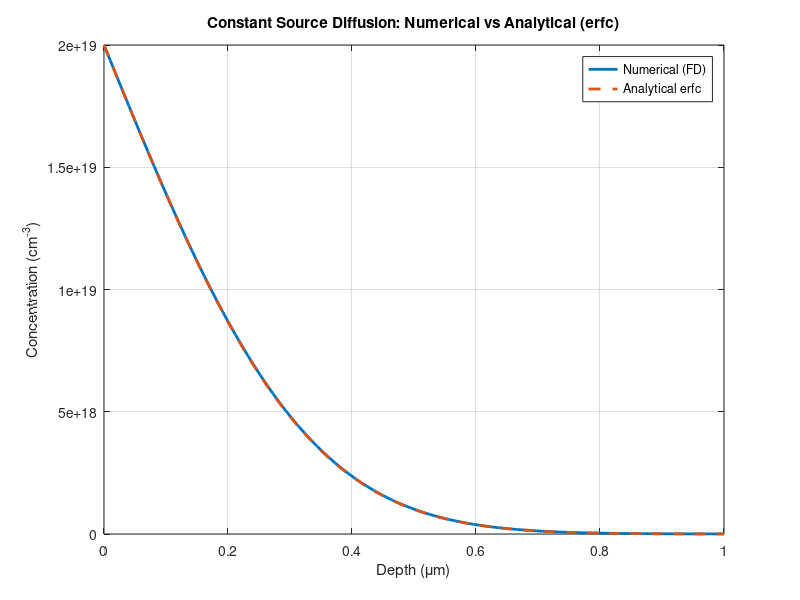
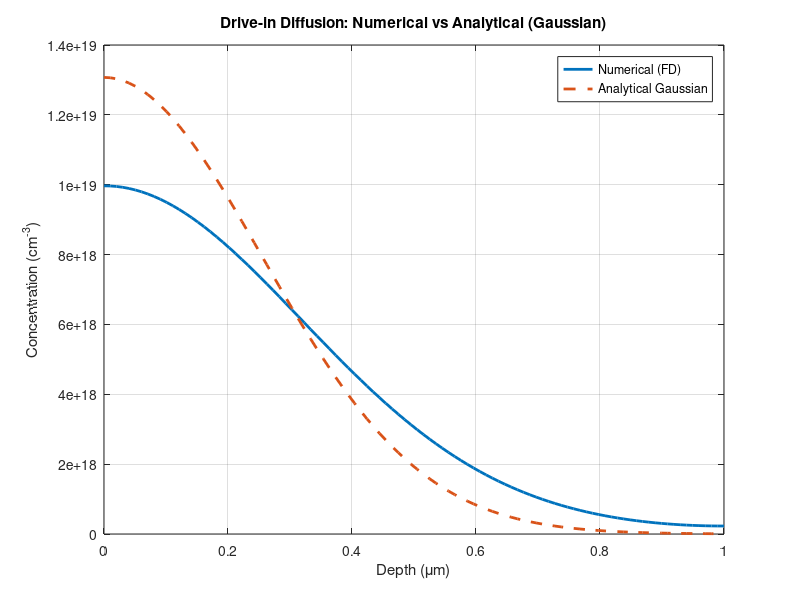
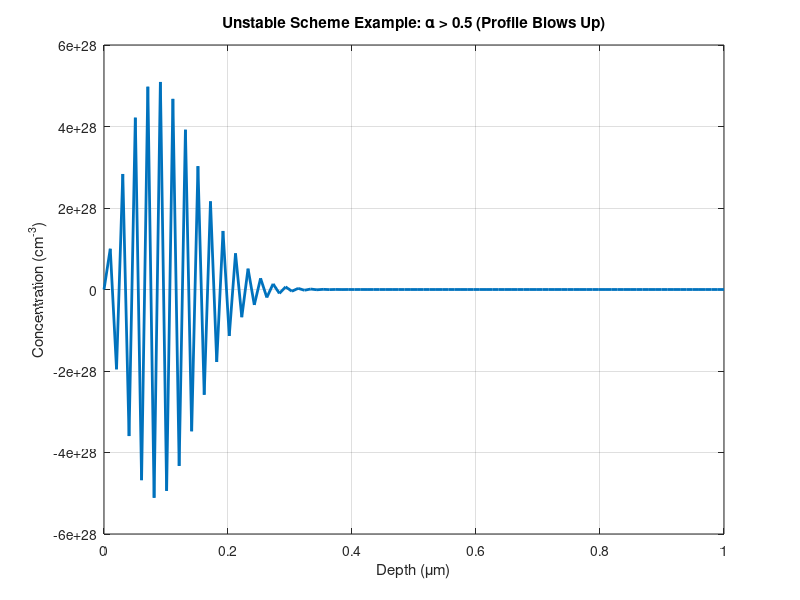

The MATLAB source for these figures, in order:
%% Atomistic Diffusion Model - Finite Difference Implementation
% Based on: mini project brief (Berwick) and Eq. 7.40 (constant D)
clear; clc; close all;

%% Common parameters
N = 100;                 % number of grid points
L = 1e-4;                % total depth (cm), ~1 µm
x = linspace(0, L, N);   % depth vector
dx = x(2) - x(1);

D = 3e-14;               % diffusion coefficient (cm^2/s) - choose reasonable value

% Stability parameter for explicit scheme:
% alpha = D * dt / dx^2  must be <= 0.5 for stability
alpha = 0.4;                     % choose stable value
dt = alpha * dx^2 / D;           % time step from chosen alpha

Cs = 2e19;               % constant surface concentration (cm^-3)
nSteps_const = 800;      % iterations for constant source
nSteps_drive = 800;      % iterations for drive-in

%% 1. CONSTANT SOURCE DIFFUSION (Eq. 7.40, constant D)
% Initial condition: "delta-like" at surface, as in the brief
C_const = zeros(1, N);
C_const(1:2) = Cs;

for n = 1:nSteps_const
    C_new = C_const;
    
    % Left boundary: constant source (Dirichlet)
    C_new(1) = Cs;
    
    % Interior points: explicit finite difference for dC/dt = D d2C/dx2
    for i = 2:N-1
        C_new(i) = C_const(i) + alpha * (C_const(i+1) - 2*C_const(i) + C_const(i-1));
    end
    
    % Right boundary: zero-flux (Neumann) -> dC/dx = 0
    C_new(N) = C_new(N-1);
    
    C_const = C_new;
end

t_const = nSteps_const * dt;

% Analytical constant-source (erfc) for comparison
C_erfc = Cs * erfc( x ./ (2*sqrt(D * t_const)) );

% Plot: Constant source diffusion
figure;
plot(x * 1e4, C_const, 'LineWidth', 2); hold on;
plot(x * 1e4, C_erfc, '--', 'LineWidth', 2);
xlabel('Depth (\mum)');
ylabel('Concentration (cm^{-3})');
title('Constant Source Diffusion: Numerical vs Analytical (erfc)');
legend('Numerical (FD)', 'Analytical erfc', 'Location', 'northeast');
grid on;


%% 2. DRIVE-IN DIFFUSION (from limited source)
% Use the final constant-source profile as the initial "dose" for drive-in.
% Now remove the constant source: total dopant should be (approximately) conserved.
C_drive = C_const;      

% Initial total dose Q (cm^-2)
Q_initial = sum(C_drive) * dx;

for n = 1:nSteps_drive
    C_new = C_drive;
    
    % Left boundary: zero-flux (no new dopant in or out at surface)
    % dC/dx = 0  -> C(1) = C(2)
    C_new(1) = C_drive(2);
    
    % Interior points
    for i = 2:N-1
        C_new(i) = C_drive(i) + alpha * (C_drive(i+1) - 2*C_drive(i) + C_drive(i-1));
    end
    
    % Right boundary: zero-flux
    C_new(N) = C_drive(N-1);
    
    C_drive = C_new;
end

t_drive = nSteps_drive * dt;

% Total dose after drive-in (should be ~constant)
Q_final = sum(C_drive) * dx;

% Analytical Gaussian (limited source) using conserved Q
Q = Q_initial;  % use numerical dose from pre-deposition
C_gauss = (Q ./ sqrt(pi * D * t_drive)) .* exp( - x.^2 ./ (4 * D * t_drive) );

% Plot: Drive-in diffusion
figure;
plot(x * 1e4, C_drive, 'LineWidth', 2); hold on;
plot(x * 1e4, C_gauss, '--', 'LineWidth', 2);
xlabel('Depth (\mum)');
ylabel('Concentration (cm^{-3})');
title('Drive-in Diffusion: Numerical vs Analytical (Gaussian)');
legend('Numerical (FD)', 'Analytical Gaussian', 'Location', 'northeast');
grid on;

% Display dose conservation in Command Window
fprintf('Drive-in diffusion dose check:\n');
fprintf('  Q_initial = %.3e cm^-2\n', Q_initial);
fprintf('  Q_final   = %.3e cm^-2\n', Q_final);


%% 3. INSTABILITY DEMONSTRATION (alpha > 0.5)
% Show that the explicit scheme blows up when D*dt/dx^2 > 0.5

alpha_unstable = 0.6;           % > 0.5 -> unstable
dt_unstable = alpha_unstable * dx^2 / D;

C_unstable = zeros(1, N);
C_unstable(1:2) = Cs;

nSteps_unstable = 80;           % fewer steps: it will blow quickly

for n = 1:nSteps_unstable
    C_new = C_unstable;
    
    % Left boundary: constant source
    C_new(1) = Cs;
    
    % Interior points with unstable alpha
    for i = 2:N-1
        C_new(i) = C_unstable(i) + alpha_unstable * (C_unstable(i+1) - 2*C_unstable(i) + C_unstable(i-1));
    end
    
    % Right boundary: zero-flux
    C_new(N) = C_new(N-1);
    
    C_unstable = C_new;
end

figure;
plot(x * 1e4, C_unstable, 'LineWidth', 2);
xlabel('Depth (\mum)');
ylabel('Concentration (cm^{-3})');
title('Unstable Scheme Example: \alpha > 0.5 (Profile Blows Up)');
grid on;

% The profile will show oscillations/unphysical negative/huge values,
% illustrating numerical instability.

